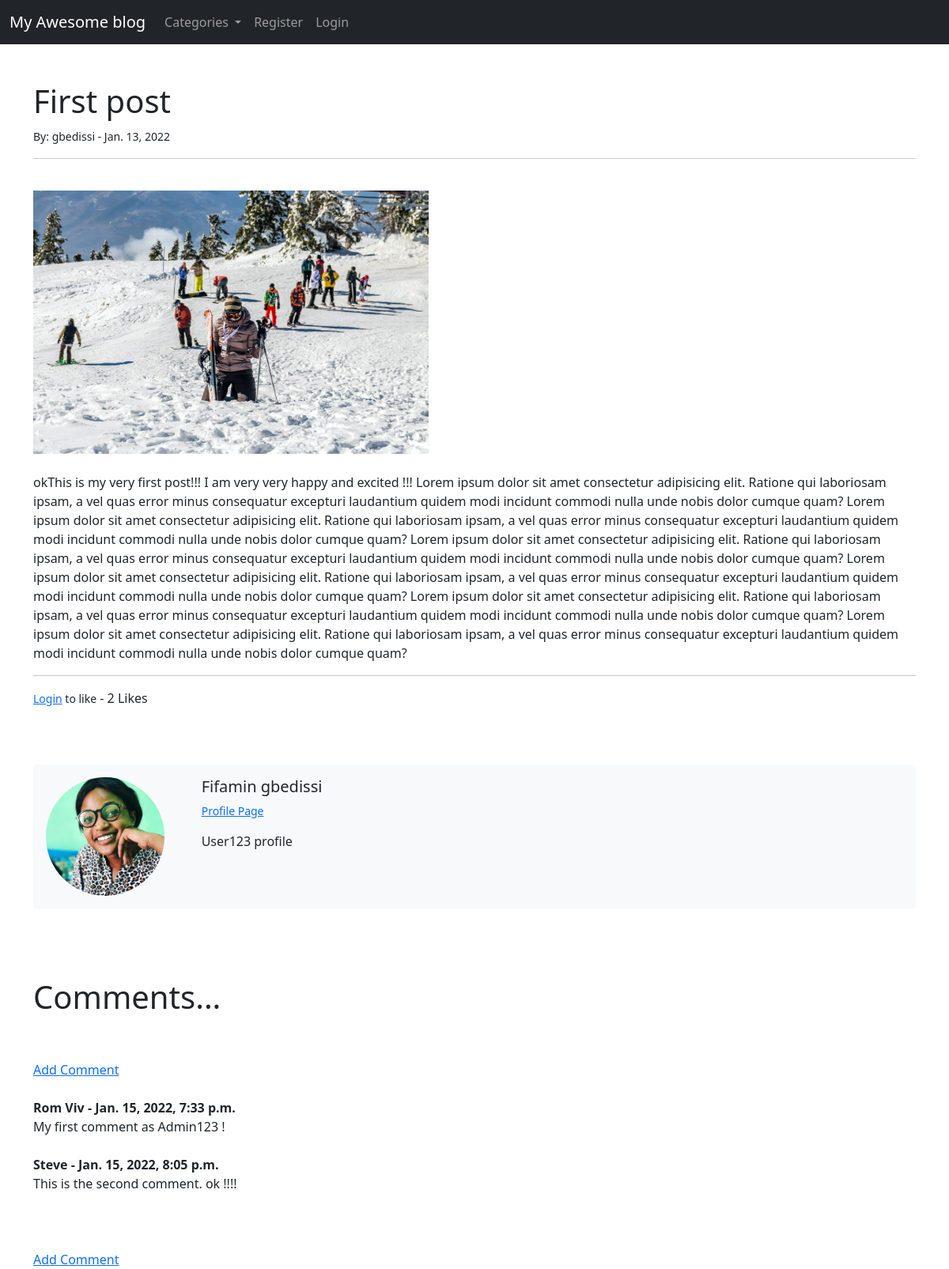
The app's page /article/1 with its own data.
### blog/models.py (models this page shows, shortened)
class Post(models.Model):
    title = models.CharField(max_length=255)
    header_image = models.ImageField(null=True, blank=True, upload_to="images/")
    title_tag = models.CharField(max_length=255, default="My Awesome Blog")
    author = models.ForeignKey(User, on_delete=models.CASCADE)
    body = RichTextField(blank=True, null=True)
    post_date = models.DateField(auto_now_add=True)
    category = models.CharField(max_length=255, default="uncategorized")
    snippet = models.CharField(max_length=255)
    likes = models.ManyToManyField(User, related_name='blog_posts')
    def total_likes(self):
        return self.likes.count()

class Profile(models.Model):
    user = models.OneToOneField(User, null=True, on_delete=models.CASCADE)
    bio = models.TextField(null=True, blank=True)
    profile_pic = models.ImageField(null=True, blank=True, upload_to="images/profile/")
    website_url = models.CharField(max_length=255, null=True, blank=True)
    facebook_url = models.CharField(max_length=255, null=True, blank=True)
    twitter_url = models.CharField(max_length=255, null=True, blank=True)
    instagram_url = models.CharField(max_length=255, null=True, blank=True)
    pinterest_url = models.CharField(max_length=255, null=True, blank=True)

class Comment(models.Model):
    post = models.ForeignKey(Post, related_name = "comments", on_delete=models.CASCADE)
    name = models.CharField(max_length=255)
    body = models.TextField()
    date_added = models.DateTimeField(auto_now_add=True)

### blog/views.py (the view)
# urls.py: path('article/<int:pk>', CV_article_details.as_view(),
class CV_article_details(DetailView):
    model = Post
    template_name = 'blog/T_article_details.html'
    def get_context_data(self, *args, **kwargs):
        cat_menu = Category.objects.all()
        context = super(CV_article_details, self).get_context_data(*args, **kwargs)
        stuff = get_object_or_404(Post, id=self.kwargs['pk'])
        total_likes = stuff.total_likes()
        liked = False
        if stuff.likes.filter(id=self.request.user.id).exists():
            liked = True
        context["cat_menu"] = cat_menu
        context["total_likes"] = total_likes
        context["liked"] = liked
        return context

### blog/models.py (called while the page is built)
    def __str__(self):
        return self.name

### blog/templates/blog/T_article_details.html (shortened to what this page needs)
{% extends 'T_base.html' %}
{% load static %}
{% block content %}
<h1>{{ post.title }}</h1>
<small>By:
   {{ post.author.last_name }} - {{ post.post_date }}
</small>
  <br>
  <hr>
  <br>
  {% if post.header_image %}
    <img src="{{ post.header_image.url }}" alt="" srcset="" width="500px"><br><br>
  {% else %}
    <img src="/media/images/default.jpg" alt="" width="500px"><br><br>
  {% endif %}
  {{ post.body |safe }}
  <hr>
  {% if user.is_authenticated %}
    <form action="{% url 'L_like_post' post.pk %}" method="post">
      {% csrf_token %}
        {% if liked  %}
          <button type="submit" name="post_id" value="{{ post.id }}" class="btn btn-danger btn-sm">Unlike</button>
        {% else %}
          <button type="submit" name="post_id" value="{{ post.id }}" class="btn btn-primary btn-sm">Like</button>
        {% endif %}
  {% else %}
    <small><a href="{% url 'login' %}">Login</a> to like</small>
  {% endif %} - {{ total_likes }}  Like{% if total_likes > 1 %}s {% endif %}
<br><br><br><br>
<div class="card mb-3 border-0 bg-light">
  <div class="row g-0 p-3">
    <div class="col-md-2">
      {% if post.author.profile.profile_pic %}
      <img src="{{ post.author.profile.profile_pic.url }}" class=" rounded-circle" alt="{{ post.author.profile.user}}" width="150px" heigth="150px">
      {% else %}
      <img src="{% static 'blog/images/default_profile_pic.jpg' %}" class=" rounded-circle" alt="{{ post.author.profile.user}}" width="150px" heigth="150px">
      {% endif %}
    </div>
    <div class="col-md-10">
      <div class="card-body pt-0">
        <h5 class="card-title">{{ post.author.first_name }} {{ post.author.last_name }}</h5>
        <p class="small text-muted">
          <a href="{% url 'L_show_profile_page' post.author.profile.id %}">Profile Page</a>
        </p>
        <p class="card-text">{{ post.author.profile.bio }}</p>
      </div>
    </div>
  </div>
</div>
<br><br><br>
<h1>Comments...</h1>
<br>
{% if not post.comments.all %}
    No Comments Yet... <a href="{% url 'L_comment_post' post.pk %}">Add One</a>
{% else %}
<br>
<a href="{% url 'L_comment_post' post.pk %}">Add Comment</a>
<br><br>
    {% for comment in post.comments.all %}
      <strong>
        {{ comment.name }} - {{ comment.date_added }}
      </strong>
      <br>
      {{ comment.body }}
      <br><br>
    {% endfor %}
<br><br>
<a href="{% url 'L_comment_post' post.pk %}">Add Comment</a>
{% endif %}
<br>
  {% endblock %}

### templates/T_base.html (shortened to what this page needs)
<!doctype html>
<html lang="en">
<head>
  <link href="https://cdn.jsdelivr.net/npm/bootstrap@5.1.3/dist/css/bootstrap.min.css" rel="stylesheet"
>
</head>
<body>
  <nav class="navbar navbar-expand-lg navbar-dark bg-dark">
    <div class="container-fluid">
      <a class="navbar-brand" href="{% url 'L_home' %}">My Awesome blog</a>
      <div class="collapse navbar-collapse" id="navbarSupportedContent">
        <ul class="navbar-nav me-auto mb-2 mb-lg-0">
          {% if cat_menu %}
            <li class="nav-item dropdown">
              <a class="nav-link dropdown-toggle" href="#" id="navbarDropdown" role="button" data-bs-toggle="dropdown" aria-expanded="false">
                Categories
              </a>
            </li>
            {% else %}
            <li class="nav-item">
              <a class="nav-link" href="{% url 'L_categorie_liste' %}">Categories</a>
            </li>
            {% endif %}
          {% if user.is_authenticated %}
            <li class="nav-item">
              <a class="nav-link" href="{% url 'L_article_create' %}">Add Post</a>
            </li>
            <li class="nav-item">
              <a class="nav-link" href="{% url 'L_categorie_create' %}">Add Category</a>
            </li>
          {% else %}
            <li class="nav-item">
              <a class="nav-link" href="{% url 'L_register' %}">Register</a>
            </li>
            <li class="nav-item">
              <a class="nav-link" href="{% url 'login' %}">Login</a>
            </li>
          {% endif %}
        </ul>
      </div>
    </div>
  </nav>
  <div class="container mt-5">
    {% block content %}
    {% endblock %}
  </div>
</body>
</html>

### records on screen
Post: title "First post", author.last_name "gbedissi", post_date "Jan. 13, 2022", body "okThis is my very first post!!! I am very very happy and excited !!! Lorem ipsum dolor sit amet consectetur adipisicing elit. Ratione qui laboriosam ipsam, a vel quas error minus consequatur excepturi laudantium quidem modi incidunt commodi nulla unde nobis dolor cumque quam? Lorem ipsum dolor sit amet consectetur adipisicing elit. Ratione qui laboriosam ipsam, a vel quas error minus consequatur excepturi laudantium quidem modi incidunt commodi nulla unde nobis dolor cumque quam? Lorem ipsum dolor sit amet consectetur adipisicing elit. Ratione qui laboriosam ipsam, a vel quas error minus consequatur excepturi laudantium quidem modi incidunt commodi nulla unde nobis dolor cumque quam? Lorem…", author.profile.profile_pic (picture), author.first_name "Fifamin", author.profile.bio "User123 profile"
Comment: name "Rom Viv", date_added "Jan. 15, 2022, 7:33 p.m.", body "My first comment as Admin123 !"
Comment: name "Steve", date_added "Jan. 15, 2022, 8:05 p.m.", body "This is the second comment. ok !!!!"

### other values on screen
{{ total_likes }} "2"
